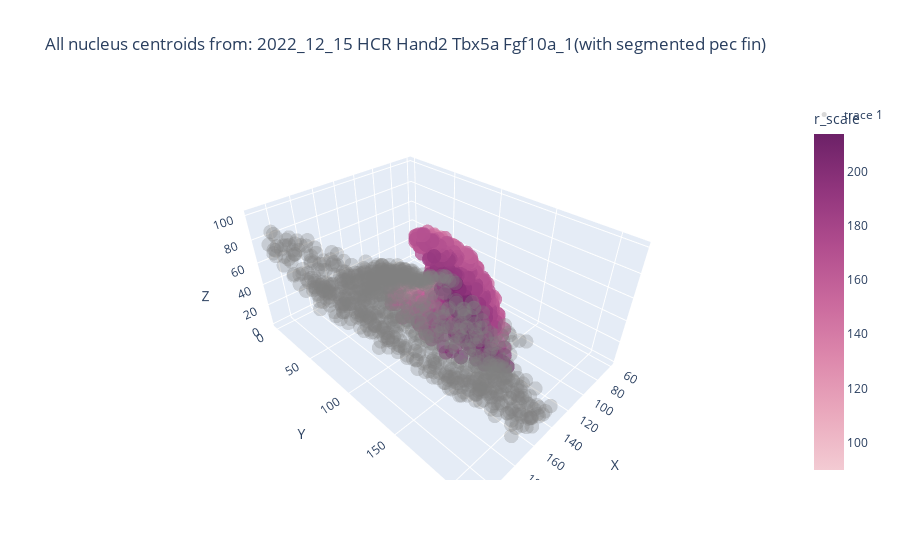

The notebook cell this image was saved under:
### Markdown cell above
#### Add pec fin info

### Code cell
# get list of nuclei that are marked as being in pec fin
pec_fin_flag = nucleus_df["pec_fin_flag"]
fin_indices = np.where(pec_fin_flag==1)
not_fin_indices = np.where(pec_fin_flag==0)



# plot
title_string="All nucleus centroids from: " + filename + "(with segmented pec fin)"

fig = px.scatter_3d(nucleus_df.iloc[fin_indices], x="X", y="Y", z="Z", 
                   opacity=0.75,
                   title=title_string,
                   color="r_scale", color_continuous_scale="magenta"                   
                   )

fig.update_traces(marker=dict(size=5))

fig.add_trace(go.Scatter3d(x=nucleus_df["X"].iloc[not_fin_indices], 
                           y=nucleus_df["Y"].iloc[not_fin_indices],
                           z=nucleus_df["Z"].iloc[not_fin_indices], 
                           mode='markers', 
                           opacity=0.3,
                           marker=dict(color="gray",
                             size=5)
                            ))

fig.show()

### Figure 1 — Plotly figure (JSON) as saved in the notebook; plotly's stock layout.template omitted (floating-point values rounded to 4 significant figures; data arrays with more than 128 entries replaced by an {"elided": "..."} marker saying what was removed)
{"data": [{"hovertemplate": "X=%{x}<br>Y=%{y}<br>Z=%{z}<br>r_scale=%{marker.color}<extra></extra>", "legendgroup": "", "marker": {"color": {"elided": "1169 float values"}, "coloraxis": "coloraxis", "opacity": 0.75, "size": 5, "symbol": "circle"}, "mode": "markers", "name": "", "scene": "scene", "showlegend": false, "type": "scatter3d", "x": {"elided": "1169 float values"}, "y": {"elided": "1169 float values"}, "z": {"elided": "1169 float values"}}, {"marker": {"color": "gray", "size": 5}, "mode": "markers", "opacity": 0.3, "type": "scatter3d", "x": {"elided": "821 float values"}, "y": {"elided": "821 float values"}, "z": {"elided": "821 float values"}}], "layout": {"coloraxis": {"colorbar": {"title": {"text": "r_scale"}}, "colorscale": [[0, "rgb(243, 203, 211)"], [0.1667, "rgb(234, 169, 189)"], [0.3333, "rgb(221, 136, 172)"], [0.5, "rgb(202, 105, 157)"], [0.6667, "rgb(177, 77, 142)"], [0.8333, "rgb(145, 53, 125)"], [1, "rgb(108, 33, 103)"]]}, "legend": {"tracegroupgap": 0}, "scene": {"domain": {"x": [0, 1], "y": [0, 1]}, "xaxis": {"title": {"text": "X"}}, "yaxis": {"title": {"text": "Y"}}, "zaxis": {"title": {"text": "Z"}}}, "title": {"text": "All nucleus centroids from: 2022_12_15 HCR Hand2 Tbx5a Fgf10a_1(with segmented pec fin)"}}}
